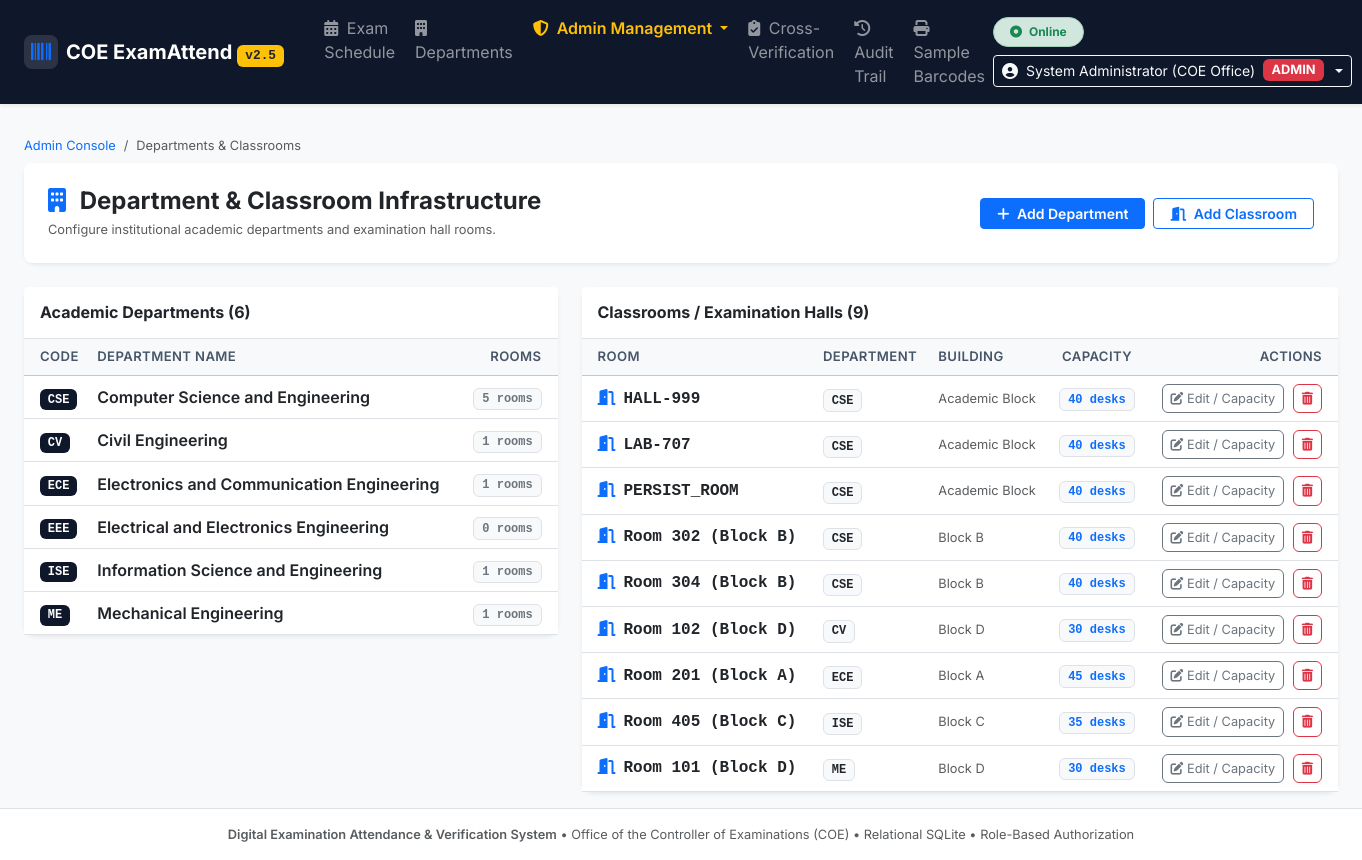
/admin/departments (signed in), run on the app's committed database.
### tables this page shows
CREATE TABLE departments (
        id INTEGER PRIMARY KEY AUTOINCREMENT,
        code TEXT UNIQUE NOT NULL,
        name TEXT NOT NULL,
        created_at TEXT DEFAULT CURRENT_TIMESTAMP
    );

CREATE TABLE classrooms (
        id INTEGER PRIMARY KEY AUTOINCREMENT,
        department_id INTEGER NOT NULL,
        room_number TEXT NOT NULL,
        building TEXT,
        capacity INTEGER DEFAULT 40,
        created_at TEXT DEFAULT CURRENT_TIMESTAMP,
        FOREIGN KEY (department_id) REFERENCES departments(id),
        UNIQUE(department_id, room_number)
    );

### app.py (the view)
@app.route('/admin/departments')
@admin_required
def admin_departments_list():
    conn = get_db()
    cursor = conn.cursor()
    cursor.execute('''
        SELECT d.*, COUNT(c.id) as classroom_count
        FROM departments d
        LEFT JOIN classrooms c ON c.department_id = d.id
        GROUP BY d.id
        ORDER BY d.code ASC
    ''')
    departments = [dict(row) for row in cursor.fetchall()]
    cursor.execute('''
        SELECT c.*, d.code as dept_code
        FROM classrooms c
        JOIN departments d ON c.department_id = d.id
        ORDER BY d.code ASC, c.room_number ASC
    ''')
    classrooms = [dict(row) for row in cursor.fetchall()]
    conn.close()
    return render_template('admin/admin_departments.html', departments=departments, classrooms=classrooms)

### app.py (called while the page is built)
@app.context_processor
def inject_globals():
    return {
        'get_ist_now': get_ist_now
    }

def admin_required(f):
    @wraps(f)
    def decorated_function(*args, **kwargs):
        if not session.get('user_id'):
            if request.path.startswith('/api/'):
                return jsonify({'success': False, 'message': 'Authentication required.'}), 401
            return redirect(url_for('login', next=request.path))
        if session.get('role') != 'ADMIN':
            if request.path.startswith('/api/'):
                return jsonify({'success': False, 'message': 'Administrative privileges required.'}), 403
            flash('Access denied: Administrative privileges required.', 'danger')
            return redirect(url_for('departments_view'))
        return f(*args, **kwargs)
    return decorated_function

### database.py (called while the page is built)
def get_db(db_path=None):
    path = db_path or DB_PATH
    conn = sqlite3.connect(path, timeout=30.0)
    try:
        conn.execute("PRAGMA journal_mode=WAL;")
    except Exception:
        pass
    conn.execute("PRAGMA busy_timeout=15000;")
    conn.execute("PRAGMA foreign_keys=ON;")
    conn.row_factory = sqlite3.Row
    return conn

### templates/admin/admin_departments.html (shortened to what this page needs)
{% extends 'base.html' %}
{% block content %}
<div class="container-fluid px-3 px-md-4">
    <nav aria-label="breadcrumb" class="mb-2">
        <ol class="breadcrumb fs-7 mb-1">
            <li class="breadcrumb-item"><a href="/admin" class="text-decoration-none">Admin Console</a></li>
            <li class="breadcrumb-item active" aria-current="page">Departments & Classrooms</li>
        </ol>
    </nav>
    <div class="card mb-4 border-0 shadow-sm">
        <div class="card-body p-4 bg-white rounded-3">
            <div class="d-flex flex-wrap align-items-center justify-content-between gap-3">
                <div>
                    <h4 class="fw-bold mb-1 text-dark"><i class="fa-solid fa-building text-primary me-2"></i> Department & Classroom Infrastructure</h4>
                    <p class="text-muted fs-7 mb-0">
                        Configure institutional academic departments and examination hall rooms.
                    </p>
                </div>
                <div class="d-flex gap-2">
                    <button class="btn btn-primary btn-sm px-3 fw-semibold" data-bs-toggle="modal" data-bs-target="#createDeptModal">
                        <i class="fa-solid fa-plus me-1"></i> Add Department
                    </button>
                    <button class="btn btn-outline-primary btn-sm px-3 fw-semibold" data-bs-toggle="modal" data-bs-target="#createRoomModal">
                        <i class="fa-solid fa-door-open me-1"></i> Add Classroom
                    </button>
                </div>
            </div>
        </div>
    </div>
    <div class="row g-4">
        <div class="col-12 col-lg-5">
            <div class="card border-0 shadow-sm bg-white">
                <div class="card-header bg-white py-3 border-bottom">
                    <h6 class="fw-bold mb-0 text-dark">Academic Departments ({{ departments|length }})</h6>
                </div>
                <div class="card-body p-0">
                    <div class="table-responsive">
                        <table class="table table-hover align-middle mb-0">
                            <thead class="table-light">
                                <tr>
                                    <th class="ps-3">Code</th>
                                    <th>Department Name</th>
                                    <th class="text-end pe-3">Rooms</th>
                                </tr>
                            </thead>
                            <tbody>
                                {% for d in departments %}
                                <tr>
                                    <td class="ps-3"><span class="badge bg-navy text-white font-monospace">{{ d.code }}</span></td>
                                    <td class="fw-semibold text-dark">{{ d.name }}</td>
                                    <td class="text-end pe-3">
                                        <span class="badge bg-light text-secondary border font-monospace">{{ d.classroom_count }} rooms</span>
                                    </td>
                                </tr>
                                {% endfor %}
                            </tbody>
                        </table>
                    </div>
                </div>
            </div>
        </div>
        <div class="col-12 col-lg-7">
            <div class="card border-0 shadow-sm bg-white">
                <div class="card-header bg-white py-3 border-bottom">
                    <h6 class="fw-bold mb-0 text-dark">Classrooms / Examination Halls ({{ classrooms|length }})</h6>
                </div>
                <div class="card-body p-0">
                    <div class="table-responsive">
                        <table class="table table-hover align-middle mb-0">
                            <thead class="table-light">
                                <tr>
                                    <th class="ps-3">Room</th>
                                    <th>Department</th>
                                    <th>Building</th>
                                    <th class="text-center">Capacity</th>
                                    <th class="text-end pe-3">Actions</th>
                                </tr>
                            </thead>
                            <tbody>
                                {% for r in classrooms %}
                                <tr>
                                    <td class="ps-3 fw-bold text-dark font-monospace">
                                        <i class="fa-solid fa-door-open text-primary me-2"></i>{{ r.room_number }}
                                    </td>
                                    <td><span class="badge bg-light text-dark border font-monospace">{{ r.dept_code }}</span></td>
                                    <td class="text-muted fs-7">{{ r.building or 'Main Campus' }}</td>
                                    <td class="text-center font-monospace">
                                        <span class="badge bg-light text-primary border">{{ r.capacity }} desks</span>
                                    </td>
                                    <td class="text-end pe-3">
                                        <button class="btn btn-xs btn-outline-secondary py-1 px-2 fs-7 me-1"
                                                onclick="openEditRoomModal({{ r.id }}, '{{ r.room_number }}', '{{ r.building or '' }}', {{ r.capacity }})">
                                            <i class="fa-solid fa-pen-to-square"></i> Edit / Capacity
                                        </button>
                                        <form method="POST" action="/admin/classrooms/{{ r.id }}/delete" class="d-inline" onsubmit="return confirm('Are you sure you want to delete classroom {{ r.room_number }}?');">
                                            <button type="submit" class="btn btn-xs btn-outline-danger py-1 px-2 fs-7">
                                                <i class="fa-solid fa-trash-can"></i>
                                            </button>
                                        </form>
                                    </td>
                                </tr>
                                {% endfor %}
                            </tbody>
                        </table>
                    </div>
                </div>
            </div>
        </div>
    </div>
</div>
{% endblock %}

### static/css/style.css (style rules this page uses)
:root { --navy-blue: #0f172a; --navy-surface: #1e293b; --primary-blue: #2563eb; --emerald-green: #059669; --crimson-red: #dc2626; --amber-warning: #d97706; }
body { font-family: 'Inter', system-ui, -apple-system, sans-serif; color: #1e293b; background-color: #f8fafc; }
.bg-navy { background-color: var(--navy-blue) !important; }
.fs-7 { font-size: 0.8rem !important; }
.card { border-radius: 12px; border: 1px solid #e2e8f0; }
.card-header { border-bottom: 1px solid #e2e8f0; }
.table thead th { font-weight: 600; font-size: 0.82rem; text-transform: uppercase; letter-spacing: 0.03em; color: #475569; }

### data on the page
departments: code "CSE", name "Computer Science and Engineering", classroom_count "5"
departments: code "CV", name "Civil Engineering", classroom_count "1"
departments: code "ECE", name "Electronics and Communication Engineering", classroom_count "1"
departments: code "EEE", name "Electrical and Electronics Engineering", classroom_count "0"
departments: code "ISE", name "Information Science and Engineering", classroom_count "1"
departments: code "ME", name "Mechanical Engineering", classroom_count "1"
classrooms: room_number "HALL-999", dept_code "CSE", building "Academic Block", capacity "40"
classrooms: room_number "LAB-707", dept_code "CSE", building "Academic Block", capacity "40"
classrooms: room_number "PERSIST_ROOM", dept_code "CSE", building "Academic Block", capacity "40"
classrooms: room_number "Room 302 (Block B)", dept_code "CSE", building "Block B", capacity "40"
classrooms: room_number "Room 304 (Block B)", dept_code "CSE", building "Block B", capacity "40"
classrooms: room_number "Room 102 (Block D)", dept_code "CV", building "Block D", capacity "30"
classrooms: room_number "Room 201 (Block A)", dept_code "ECE", building "Block A", capacity "45"
classrooms: room_number "Room 405 (Block C)", dept_code "ISE", building "Block C", capacity "35"
classrooms: room_number "Room 101 (Block D)", dept_code "ME", building "Block D", capacity "30"

### other printed values
{{ session.get('full_name', 'User') }} "System Administrator (COE Office)"
{{ departments|length }} "6"
{{ classrooms|length }} "9"
